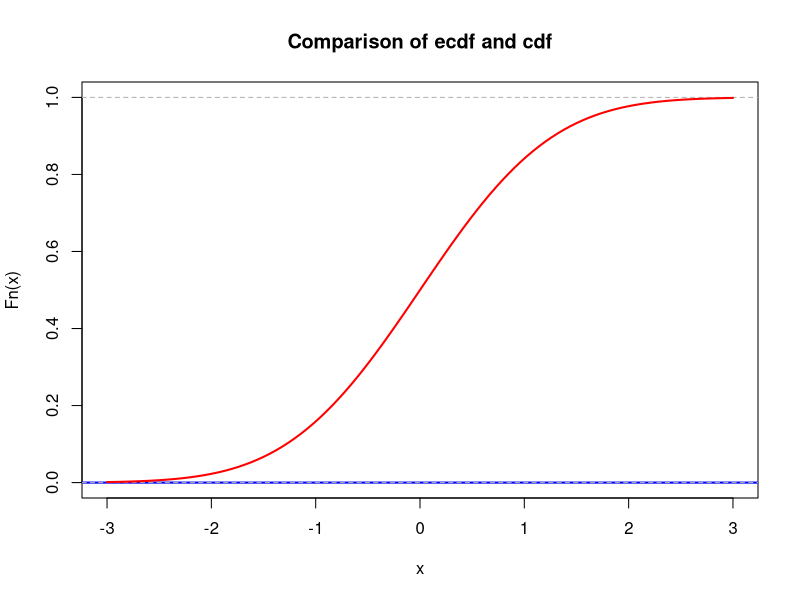
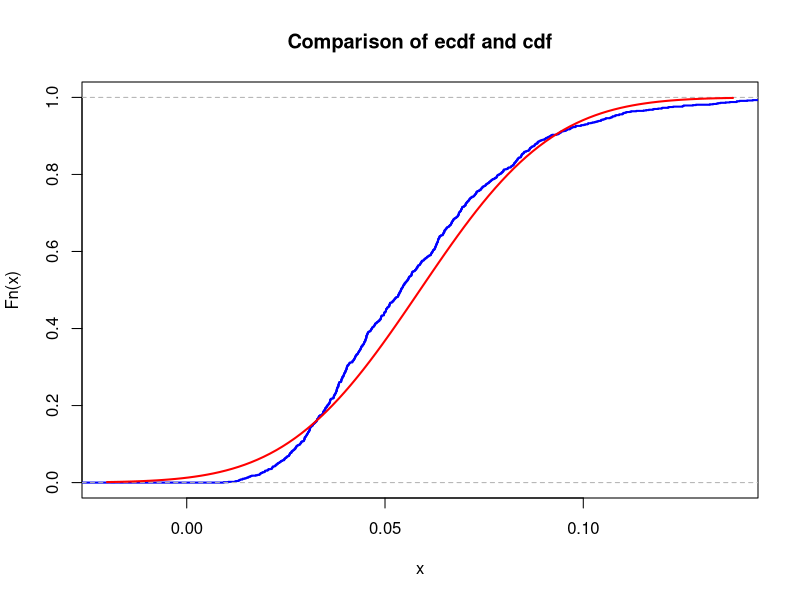
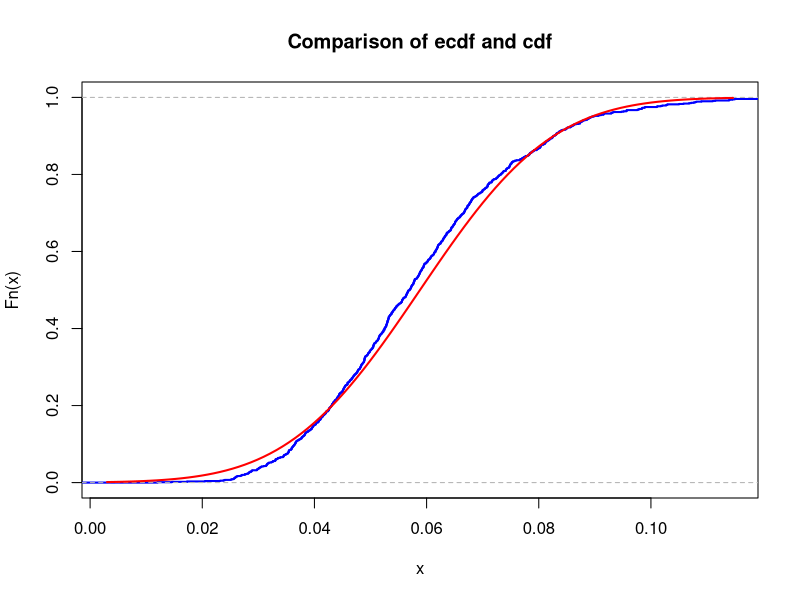
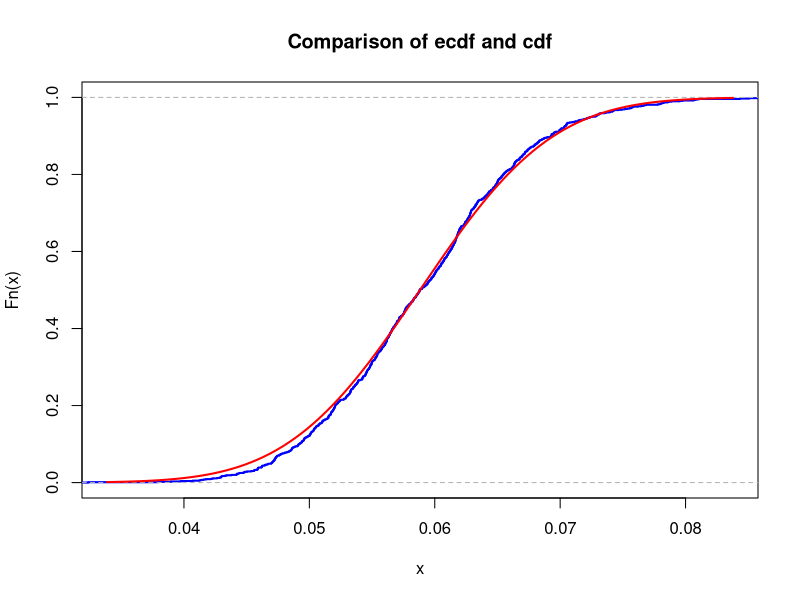

These charts were generated, in order, by the following R code:
## ---- chunk 1
id <- 7

set.seed(id)

p <- id/100
# matrices G and H
G <- matrix(c(1, 1, 1, 0, 0, 0, 0,
              1, 0, 0, 1, 1, 0, 0,
              0, 1, 0, 1, 0, 1, 0,
              1, 1, 0, 1, 0, 0, 1), nrow = 4, byrow = TRUE)
H <- t(matrix(c(1, 0, 1, 0, 1, 0, 1,
		        0, 1, 1, 0, 0, 1, 1,
		        0, 0, 0, 1, 1, 1, 1), nrow = 3, byrow = TRUE))
cat("The matrix G is: \n")
G
cat("The matrix H is: \n")
H
cat("The product GH must be zero: \n")
(G%*%H) %%2
## ---- chunk 2
message_generator <- function(N) {
  matrix(sample(c(0,1), 4*N, replace = TRUE), nrow = N)
}

messages <- message_generator(100)
# View(messages) # uncomment to see the messages
codewords <- (messages %*% G) %% 2
# View(codewords) # uncomment to see the codewords
## ---- chunk 3
errors <- function (N) {
  matrix(sample(c(0,1), 7*N, replace = TRUE, prob = c(1-p, p)), nrow = N)
}

errors <- errors(100)

recieved_messages <- (codewords + errors) %% 2
## ---- chunk 4
syndromes <- (recieved_messages %*% H) %% 2

corrections_vector <- syndromes %*% c(1, 2, 4)

corrected_messages <- recieved_messages

for (i in 1:100) {
  invalid_bit <- corrections_vector[i]
  if (invalid_bit != 0) {
    corrected_messages[i, invalid_bit] <- (corrected_messages[i, invalid_bit] + 1) %% 2
  }
}

decoded_messages <- corrected_messages[, c(3, 5, 6, 7)]
# View(decoded_messages) # uncomment to see the decoded messages

number_of_errors <- 0
for (i in 1:100) {
  if (sum(decoded_messages[i, ] != messages[i, ]) != 0) {
    number_of_errors <- number_of_errors + 1
  }
}

number_of_errors
## ---- chunk 5
lambda <- 1  # change this!
N <- 100     # change this!
mu <- N * lambda
K <- 1e3
n <- 5
sample_means <- colMeans(matrix(rpois(n*K, lambda = mu), nrow=n))
## ---- chunk 6
mu <- 0       # change this!
sigma <- 1    # change this!
## ---- chunk 7
xlims <- c(mu-3*sigma,mu+3*sigma)
Fs <- ecdf(sample_means)
plot(Fs, 
     xlim = xlims, 
     ylim = c(0,1),
     col = "blue",
     lwd = 2,
     main = "Comparison of ecdf and cdf")
curve(pnorm(x, mean = mu, sd = sigma), col = "red", lwd = 2, add = TRUE)
## ---- chunk 8
nu1 <- 17  # change this!
K <- 1e3
n <- 5
sample_means <- colMeans(matrix(rexp(n*K, rate = nu1), nrow=n))
## ---- chunk 9
# mu <- mean(sample_means)       # change this!
# sigma <- sd(sample_means)    # change this!

mu <- 1 / nu1
sigma <- mu / sqrt(n)

## ---- chunk 10
xlims <- c(mu-3*sigma,mu+3*sigma)
Fs <- ecdf(sample_means)
plot(Fs, 
     xlim = xlims, 
     col = "blue",
     lwd = 2,
     main = "Comparison of ecdf and cdf")
curve(pnorm(x, mean = mu, sd = sigma), col = "red", lwd = 2, add = TRUE)
## ---- chunk 11
max(abs(ecdf(sample_means)(xlims)-pnorm(xlims, mean = mean(sample_means), sd = sd(sample_means))))
## ---- chunk 12
plot_n <- function(n){
nu1 <- 17 # change this!
K <- 1e3
sample_means <- colMeans(matrix(rexp(n*K, rate = nu1), nrow=n))
# mu <- mean(sample_means)
# sigma <- sd(sample_means)
mu <- 1 / nu1
sigma <- mu / sqrt(n)

xlims <- c(mu-3*sigma,mu+3*sigma)
Fs <- ecdf(sample_means)
plot(Fs,
     xlim = xlims,
     col = "blue",
     lwd = 2,
     main = "Comparison of ecdf and cdf")
curve(pnorm(x, mean = mu, sd = sigma), col = "red", lwd = 2, add = TRUE)

max_difference <- max(abs(ecdf(sample_means)(xlims)-pnorm(xlims, mean = mean(sample_means), sd = sd(sample_means))))
print(max_difference)
}

plot_n(10)
plot_n(50)
## ---- chunk 13
S <- sum(sample_means[1:100])
print(S)
## ---- chunk 14
n <- 100
prob <- 0.95

N <- n/(nu1*prob)
print(N)
## ---- chunk 15
N <- (n*prob + sqrt(n))/(prob*nu1)
print(N)
## ---- chunk 16
N <- 0
while (pnorm((nu1*N-n)/sqrt(n)) <= 0.05){
  N <- N + 1
}
N <- N - 1
print(N)
## ---- chunk 17
nu = N * nu1

sample_means <- matrix(rexp(n, rate = nu), nrow=n)
S <- sum(sample_means)
S
## ---- chunk 18
k <- 1e4
sum_k_times <- colSums(matrix(rexp(k*100, rate = nu), nrow = 100)) 
# sum_k_times
## ---- chunk 19
mean(sum_k_times >= 1)
